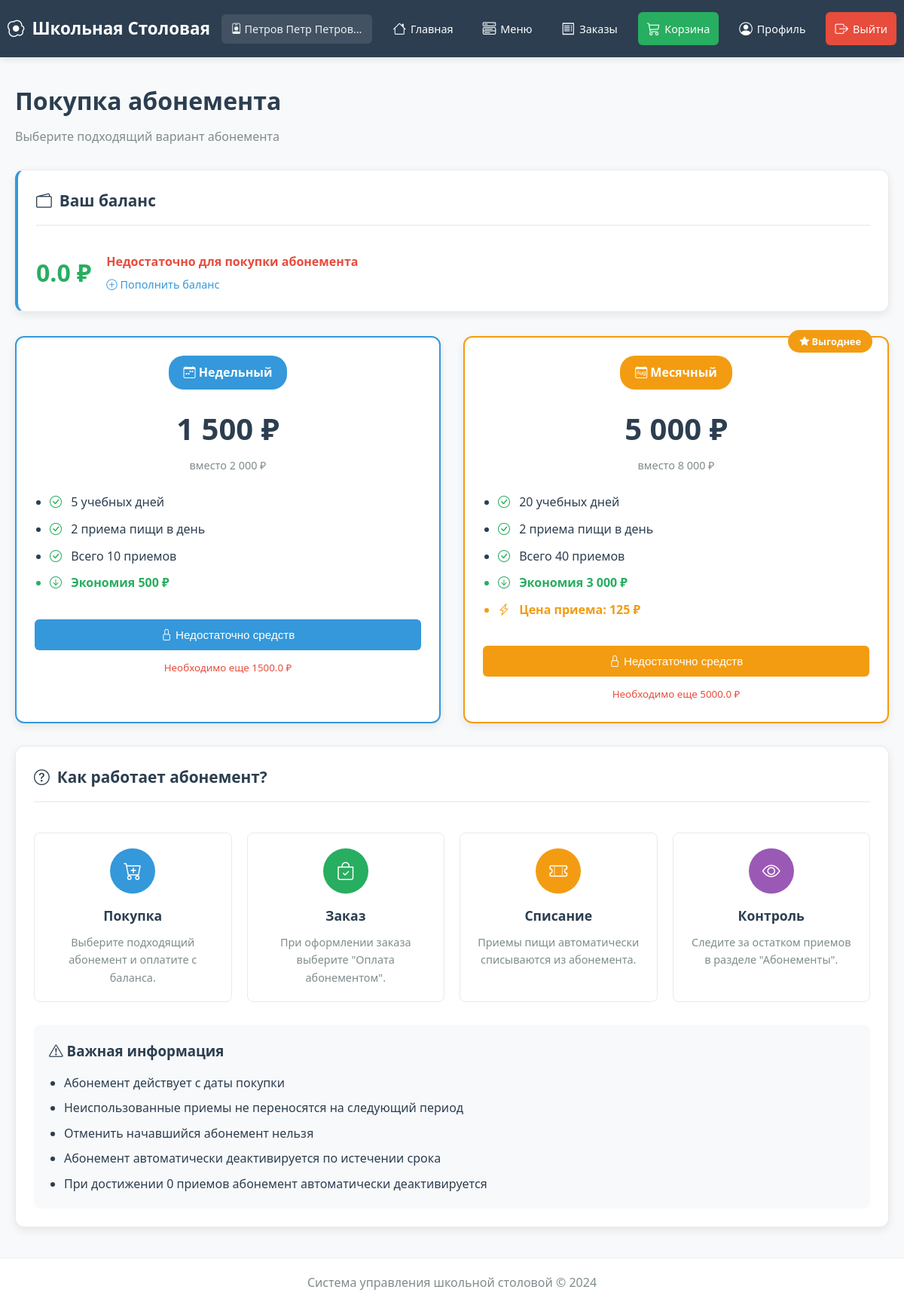
Before: /user/subscription/buy (signed in) with the older database file.
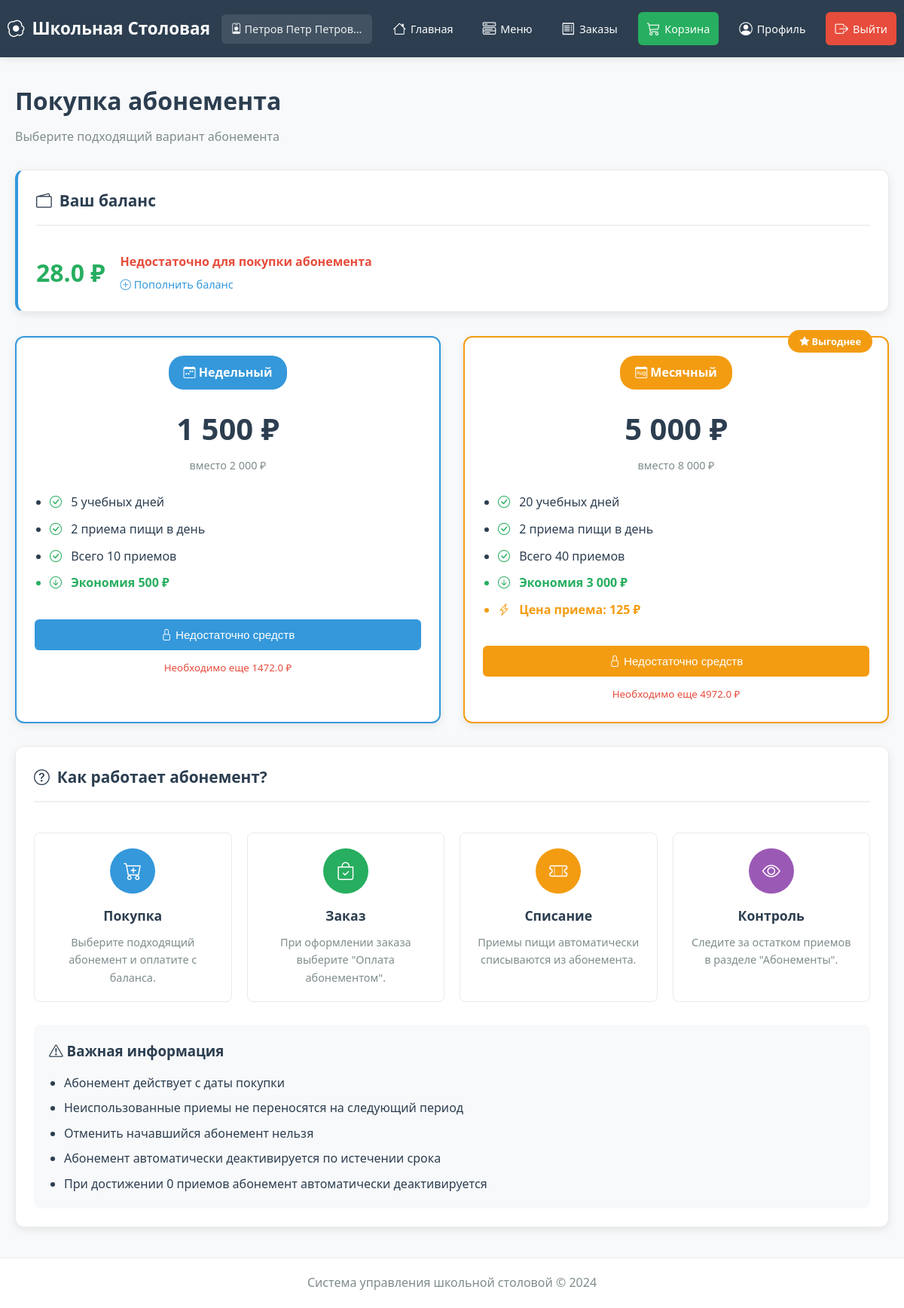
After: the same page with the newer database file.
### modules/core/models.py (models this page shows, shortened)
class User(UserMixin, db.Model):
    __tablename__ = 'users'
    id = db.Column(db.Integer, primary_key=True)
    email = db.Column(db.String(120), unique=True, nullable=False, index=True)
    password = db.Column(db.String(200), nullable=False)
    role = db.Column(db.String(20), nullable=False)  # 'student', 'cook', 'admin'
    full_name = db.Column(db.String(100))
    class_group = db.Column(db.String(50))  # Только для учеников
    allergies = db.Column(db.Text, default='')  # JSON или текст с аллергенами
    preferences = db.Column(db.String(50), default='')  # Новое поле: предпочтения в питании
    avatar_url = db.Column(db.String(255))  # Новое поле: путь к аватару
    balance = db.Column(db.Float, default=0.0)  # Новое поле: баланс счета
    is_active = db.Column(db.Boolean, default=True)
    created_at = db.Column(db.DateTime, default=datetime.utcnow)
    updated_at = db.Column(db.DateTime, default=datetime.utcnow, onupdate=datetime.utcnow)

### modules/user/routes.py (the view, shortened to what this page needs)
@user_bp.route('/subscription/buy', methods=['GET', 'POST'])
@login_required
def purchase_subscription():
    if current_user.role != 'student':
        flash('Доступ запрещен', 'danger')
        return redirect(url_for('index'))
    from .services import SubscriptionService
    return render_template('user/buy_subscription.html')

### app.py (called while the page is built, shortened)
@login_manager.user_loader
def load_user(user_id):
    try:
        from modules.core.models import User
        return User.query.get(int(user_id))
    except Exception as e:
        print(f"{user_id}: {e}")
        return None

@app.context_processor
def inject_cart_count():
    return {'cart_count': get_cart_count()}

@app.context_processor
def inject_now():
    return {'now': datetime.utcnow()}

@app.context_processor
def inject_csrf_token():
    from flask_wtf.csrf import generate_csrf
    return {'csrf_token': generate_csrf}

@app.context_processor
def inject_now():
    return {'now': datetime.utcnow()}

@app.context_processor
def inject_today():
    return {'today': date.today()}

@app.context_processor
def inject_order_counts():
    from datetime import date
    return {
        'cook_total_active': 0,
        'pending_requests_count': 0
    }

@app.context_processor
def inject_now():
    return {'now': datetime.utcnow()}

@app.context_processor
def inject_now():
    return {'today': datetime.utcnow().date()}

### modules/user/routes.py (called while the page is built)
def get_cart_count():
    cart = session.get('cart', {})
    total = sum(item.get('quantity', 0) for item in cart.values())
    return total

### templates/user/buy_subscription.html (shortened to what the changed rows need)
{% extends "base.html" %}
{% block content %}
<div class="dashboard-header" style="margin-bottom: 30px;">
    <h1 style="color: #2c3e50; font-size: 2rem; font-weight: 700; margin-bottom: 10px;">
        Покупка абонемента
    </h1>
</div>
<div class="dashboard-card" style="margin-bottom: 30px; border-left: 4px solid #3498db;">
    <h2><i class="bi bi-wallet2"></i> Ваш баланс</h2>
    <div style="display: flex; align-items: center; gap: 20px; margin-top: 15px;">
        <div style="font-size: 2rem; font-weight: 700; color: #27ae60;">
            {{ current_user.balance }} ₽
        </div>
        <div style="flex: 1;">
            <div style="font-weight: 600; color: #2c3e50; margin-bottom: 5px;">
            </div>
            <div style="color: #7f8c8d; font-size: 0.9rem;">
            </div>
        </div>
    </div>
</div>
<div class="dashboard-grid" style="grid-template-columns: repeat(auto-fit, minmax(300px, 1fr)); gap: 30px;">
    <div class="dashboard-card" style="border: 2px solid #3498db; border-radius: 12px;">
        <form method="POST" action="{{ url_for('user.purchase_subscription') }}">
            {% if current_user.balance < 1500 %}
            <div style="text-align: center; margin-top: 10px;">
                <small style="color: #e74c3c;">
                    Необходимо еще {{ 1500 - current_user.balance }} ₽
                </small>
            </div>
            {% endif %}
        </form>
    </div>
    <div class="dashboard-card" style="border: 2px solid #f39c12; border-radius: 12px; position: relative;">
        <form method="POST" action="{{ url_for('user.purchase_subscription') }}">
            {% if current_user.balance < 5000 %}
            <div style="text-align: center; margin-top: 10px;">
                <small style="color: #e74c3c;">
                    Необходимо еще {{ 5000 - current_user.balance }} ₽
                </small>
            </div>
            {% endif %}
        </form>
    </div>
</div>
<div class="dashboard-card" style="margin-top: 30px;">
    <h2><i class="bi bi-question-circle"></i> Как работает абонемент?</h2>
</div>
{% endblock %}

### templates/base.html (shortened to what this page needs)
<!DOCTYPE html>
<html lang="ru">
<head>
    <link rel="stylesheet" href="{{ url_for('static', filename='css/style.css') }}">
    <link rel="stylesheet" href="{{ url_for('static', filename='css/calendar.css') }}">
    <link rel="stylesheet" href="https://cdn.jsdelivr.net/npm/bootstrap-icons@1.10.0/font/bootstrap-icons.css">
</head>
<body>
    <header>
        <nav class="navbar">
            <div class="nav-container">
                <a href="{{ url_for('index') }}" class="logo">
                    <i class="bi bi-egg-fried"></i> Школьная Столовая
                </a>
                <div class="nav-links">
                    {% if current_user.is_authenticated %}
                        <span style="color: #ecf0f1; padding: 8px 12px; border-radius: 6px; background: rgba(255, 255, 255, 0.1);">
                            <i class="bi bi-person-badge"></i> {{ current_user.full_name }}
                            <small style="font-size: 0.8rem; opacity: 0.8;">
                            </small>
                        </span>
                        {% if current_user.role == 'student' %}
                            <a href="{{ url_for('user.dashboard') }}" class="{% if request.endpoint == 'user.dashboard' %}active{% endif %}">
                                <i class="bi bi-house"></i> Главная
                            </a>
                            <a href="{{ url_for('user.show_menu') }}" class="{% if request.endpoint == 'user.show_menu' %}active{% endif %}">
                                <i class="bi bi-menu-button-wide"></i> Меню
                            </a>
                            <a href="{{ url_for('user.my_orders') }}" class="{% if request.endpoint == 'user.my_orders' %}active{% endif %}">
                                <i class="bi bi-receipt"></i> Заказы
                            </a>
                            <a href="{{ url_for('user.view_cart') }}" class="nav-cart {% if request.endpoint == 'user.view_cart' %}active{% endif %}">
                                <i class="bi bi-cart3"></i> Корзина
                            </a>
                            <a href="{{ url_for('user.profile') }}" class="{% if request.endpoint == 'user.profile' %}active{% endif %}">
                                <i class="bi bi-person-circle"></i> Профиль
                            </a>
                        {% endif %}
                        <a href="{{ url_for('auth.logout') }}" style="background: #e74c3c;">
                            <i class="bi bi-box-arrow-right"></i> Выйти
                        </a>
                    {% endif %}
                </div>
            </div>
        </nav>
    </header>
    <main class="container">
        {% block content %}{% endblock %}
    </main>
    <footer>
        <p>Система управления школьной столовой © 2024</p>
    </footer>
</body>
</html>

Changed rows visible on the page:
changed User "Петров Петр Петров…": balance "0.0" → "28.0"; 1500-current_user.balance "1500.0" → "1472.0"; 5000-current_user.balance "5000.0" → "4972.0"
